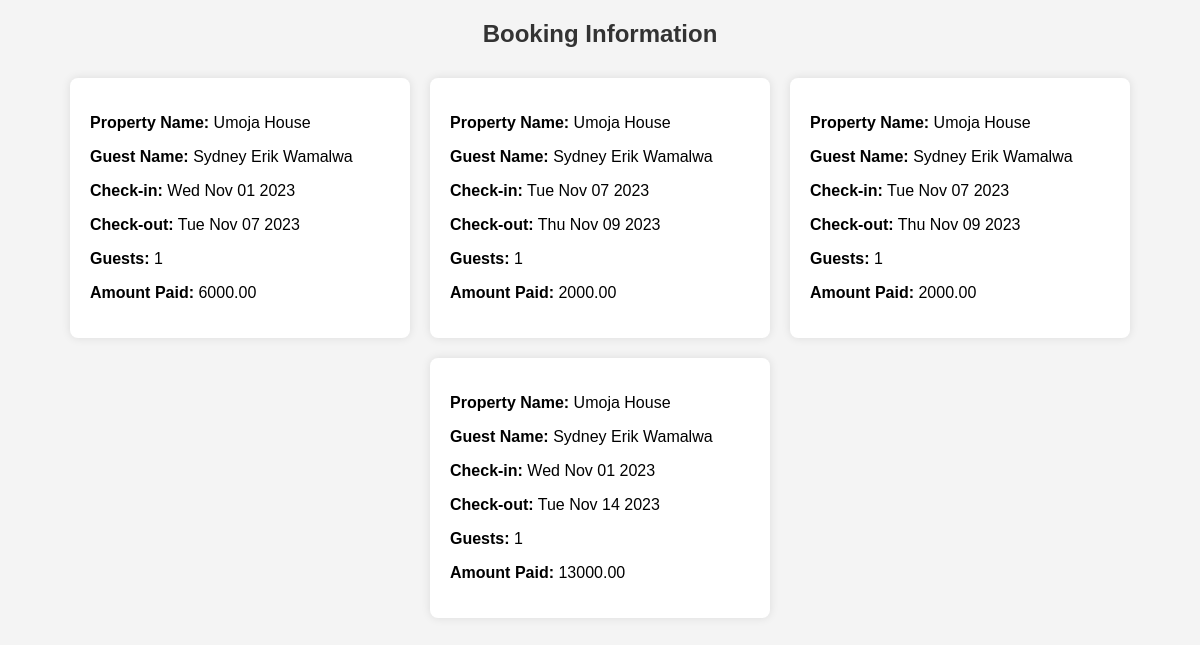
The page /viewpropertybookings/1 on the database as committed earlier.
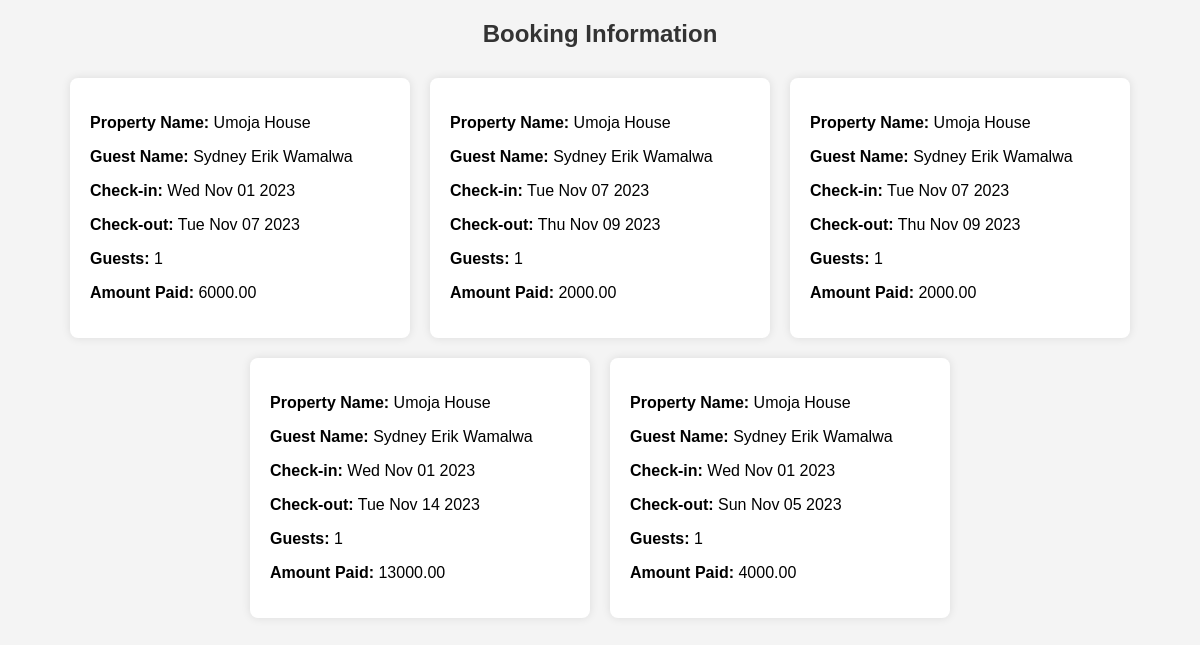
The same page on the database as committed later.
### tables this page shows
CREATE TABLE bookings (
            id INTEGER PRIMARY KEY,
            guest_name TEXT NOT NULL,
            property_id INTEGER,
            property_name TEXT NOT NULL,
            check_in DATE NOT NULL,
            check_out DATE NOT NULL,
            guests INTEGER NOT NULL,
            amount VARCHAR NOT NULL,
            user_id INTEGER NOT NULL,
            contacts TEXT NOT NULL,
            property_type TEXT NOT NULL,
            FOREIGN KEY (property_type) REFERENCES properties(property_type),
            FOREIGN KEY (user_id) REFERENCES users(id),
            FOREIGN KEY (property_id) REFERENCES properties (id)
        );

### app.py (the view)
@app.route('/viewpropertybookings/<destination_id>')
def viewpropertybooking(destination_id):
    try:
        with sqlite3.connect('users.db') as connection:
            cursor = connection.cursor()
            cursor.execute("SELECT * FROM bookings WHERE property_id = ?", (destination_id,))
            bookings_data = cursor.fetchall()
        return render_template('admin_property_booking.html', bookings_data=bookings_data)
    except Exception as e:
        print(f"Error fetching bookings: {e}")
        bookings_data = []
        return render_template('admin_property_booking.html', bookings_data=bookings_data, error=str(e))

### templates/admin_property_booking.html (shortened to what this page needs)
<!DOCTYPE html>
<html lang="en">
<head>
</head>
<body>
    <h2>Booking Information</h2>
    <div class="bookings-container">
        {% for booking in bookings_data %}
            <div class="bookings">
                <p><strong>Property Name:</strong> {{ booking[3] }}</p>
                <p><strong>Guest Name:</strong> {{ booking[1] }}</p>
                <p><strong>Check-in:</strong> {{ booking[4] }}</p>
                <p><strong>Check-out:</strong> {{ booking[5] }}</p>
                <p><strong>Guests:</strong> {{ booking[6] }}</p>
                <p><strong>Amount Paid:</strong> {{ booking[7] }}</p>
            </div>
        {% endfor %}
    </div>
</body>
</html>

### templates/admin_property_booking.html (style rules this page uses)
body { font-family: 'Arial', sans-serif; background-color: #f4f4f4; margin: 0; padding: 0; display: flex; flex-direction: column; align-items: center; height: 100vh; }
h2 { text-align: center; color: #333; margin-bottom: 20px; }
.bookings-container { display: flex; flex-wrap: wrap; justify-content: center; }
.bookings { background-color: #fff; box-shadow: 0 0 10px rgba(0, 0, 0, 0.1); padding: 20px; margin: 10px; border-radius: 8px; width: 300px; text-align: left; }

Rows that differ between the two databases and show on the page:
added bookings: property_name "Umoja House", guest_name "Sydney Erik Wamalwa", check_in "Wed Nov 01 2023", check_out "Sun Nov 05 2023", guests "1", amount "4000.00"
